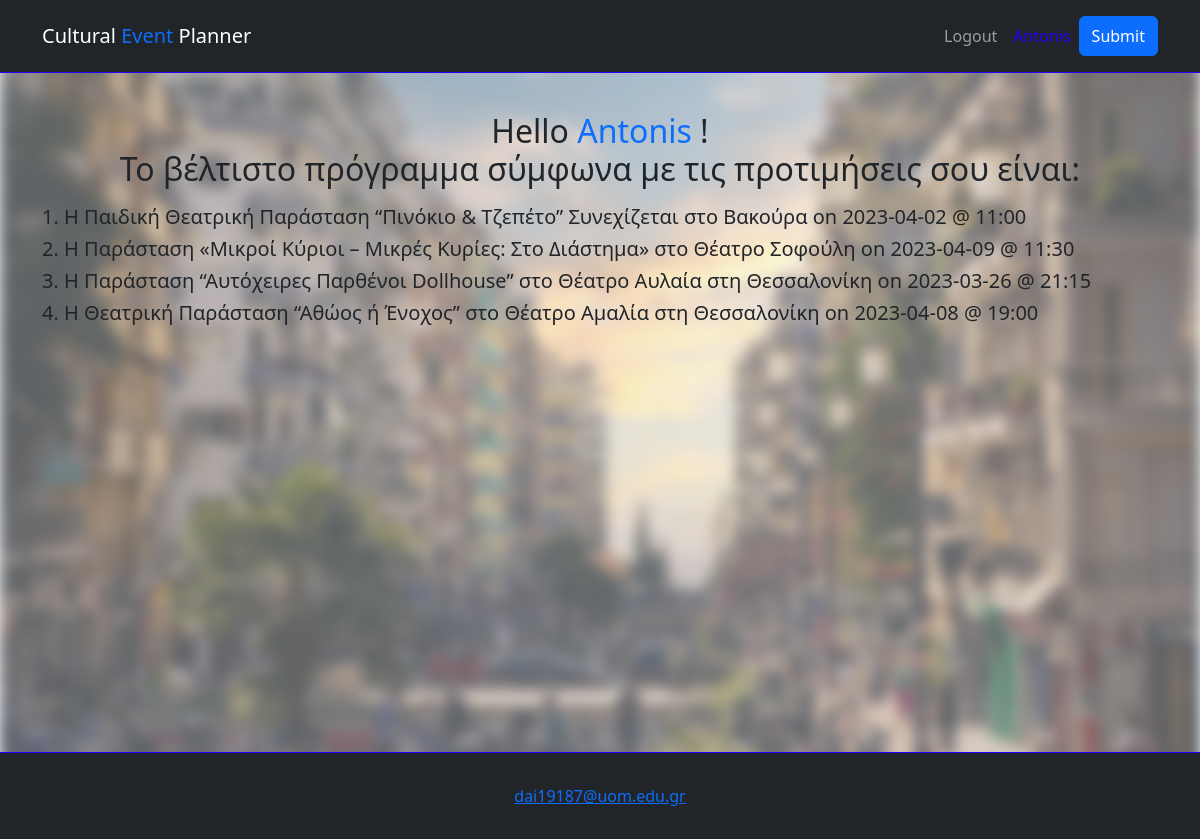
/UserEvents (signed in), run on an earlier commit of the app's database.
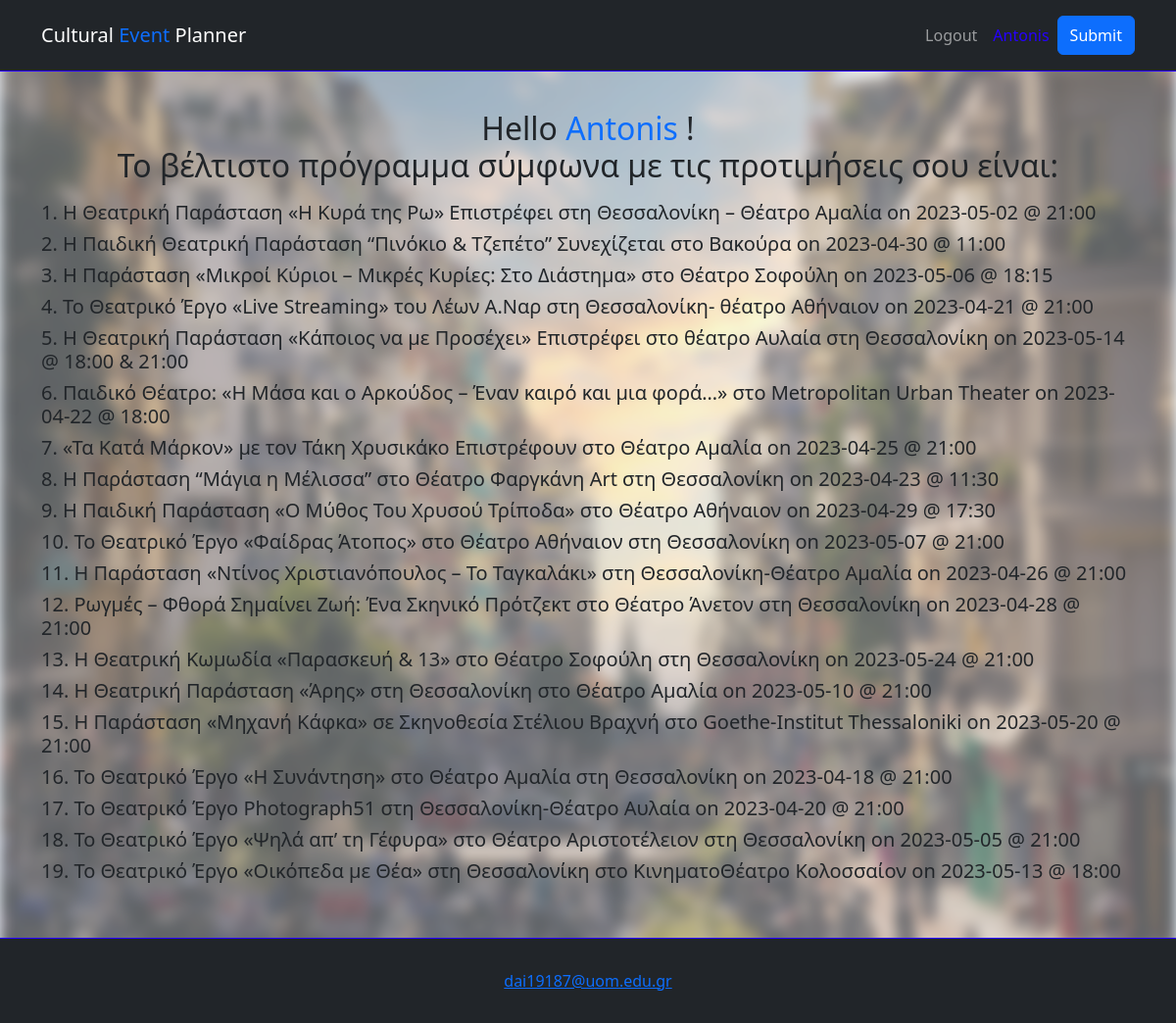
And on a later commit of the database.
### website/models.py (models this page shows)
class User(db.Model , UserMixin):
    id = db.Column(db.Integer , primary_key = True)
    email = db.Column(db.String(150), unique = True)
    firstName = db.Column(db.String(150))
    password = db.Column(db.String(150))
    result = db.relationship('Result')

class Result(db.Model):
    id = db.Column(db.Integer , primary_key = True )
    result = db.Column(db.String(1000))
    user_id =db.Column(db.Integer , db.ForeignKey('user.id'))

### website/views.py (the view)
@views.route('UserEvents' , methods = ['GET'])
def UserEvents():
    results = list()
    result = Result.query.all()
    for r in result:
        if r.user_id == current_user.id:
            results.append(r.result)
    return  render_template("UserEvents.html" , user = current_user , results = results)

### website/templates/UserEvents.html
{% extends "base.html" %}
{% block content %}
<body>
    <div class="contrainer">
        <br>
        <br>
        <div class="container py-5 text-center" style="min-height: 88vh">
            <img class="background" src="static/img/thess.jpg" alt="Aleq">
            <p>
            {% if results %}
            <h2>Hello <span class="text-primary">{{user.firstName}}</span> !<br>
                Το βέλτιστο πρόγραμμα σύμφωνα με τις προτιμήσεις σου είναι:
            </h2>
            </p>
                {%for r in results%}
                <h5 style="text-align: left;">{{r}}</h5>
                {%endfor%}
            {%else%}
                Δεν έχει δημιουργηθεί πρόγραμμα ακόμα.
            {%endif%}
        </div>
    </div>
</body>
{% endblock%}

### website/templates/base.html (shortened to what this page needs)
<!DOCTYPE html>
<html>
  <head>
    <link rel="stylesheet" href="static/front/stylesheet.css">
    <link href="https://cdn.jsdelivr.net/npm/bootstrap@5.3.0-alpha3/dist/css/bootstrap.min.css" rel="stylesheet">
  </head>
  <body style="background-color:aliceblue ;">
    <nav class="navbar navbar-expand-lg navbar-dark bg-dark py-3 fixed-top" style="border-bottom: 1px solid #2600ff">
      <div class="container">
        <a href="/" class="navbar-brand">Cultural <span class="text-primary">Event</span> Planner</a>
        <div class="collapse navbar-collapse" id="navmenu">
          <ul class="navbar-nav ms-auto">
              {% if user.is_authenticated %}
              <li class="nav-item">
                <a href="/logout" class="nav-link">Logout</a>
              </li>
              <li class="nav-item">
                <a href="/UserEvents" class="nav-link" style="color: #2600ff;">{{user.firstName}}</a>
              </li>
              {%endif%}
            {% if user.is_authenticated %}
              <button type="button"  class="btn btn-primary" id="submit">Submit</button>
            {% endif %}
          </ul>
        </div>
      </div>
    </nav>
    <div>
      {% block content %} {% endblock%}
    </div>
  </body>
  <footer class="p-4 bg-dark text-white text-center position-relative"  style="border-top: 1px solid #2600ff" >
    <div class="container">
      <button type="button" class="btn btn-link">dai19187@uom.edu.gr</button>
  </div>
  </footer>
</html>

### website/static/front/stylesheet.css (style rules this page uses)
img.background { position: absolute; left: 0px; top: 0px; z-index: -1; width: 100%; opacity: 0.60; height: 100%; -webkit-filter: blur(5px); filter: blur(7px); }
footer { position: fixed; bottom: 0; width: 100%; }

What changed in the data, as far as the page shows it:
removed Result: result "1. Η Παιδική Θεατρική Παράσταση “Πινόκιο & Τζεπέτο” Συνεχίζεται στο Βακούρα on 2023-04-02 @ 11:00"
removed Result: result "2. Η Παράσταση «Μικροί Κύριοι – Μικρές Κυρίες: Στο Διάστημα» στο Θέατρο Σοφούλη on 2023-04-09 @ 11:30"
removed Result: result "3. Η Παράσταση “Αυτόχειρες Παρθένοι Dollhouse” στο Θέατρο Αυλαία στη Θεσσαλονίκη on 2023-03-26 @ 21:15"
removed Result: result "4. Η Θεατρική Παράσταση “Αθώος ή Ένοχος” στο Θέατρο Αμαλία στη Θεσσαλονίκη on 2023-04-08 @ 19:00"
added Result: result "1. Η Θεατρική Παράσταση «Η Κυρά της Ρω» Επιστρέφει στη Θεσσαλονίκη – Θέατρο Αμαλία on 2023-05-02 @ 21:00"
added Result: result "2. Η Παιδική Θεατρική Παράσταση “Πινόκιο & Τζεπέτο” Συνεχίζεται στο Βακούρα on 2023-04-30 @ 11:00"
added Result: result "3. Η Παράσταση «Μικροί Κύριοι – Μικρές Κυρίες: Στο Διάστημα» στο Θέατρο Σοφούλη on 2023-05-06 @ 18:15"
added Result: result "4. Το Θεατρικό Έργο «Live Streaming» του Λέων Α.Ναρ στη Θεσσαλονίκη- θέατρο Αθήναιον on 2023-04-21 @ 21:00"
added Result: result "5. Η Θεατρική Παράσταση «Κάποιος να με Προσέχει» Επιστρέφει στο θέατρο Αυλαία στη Θεσσαλονίκη on 2023-05-14 @ 18:00 & 21:00"
added Result: result "6. Παιδικό Θέατρο: «Η Μάσα και ο Αρκούδος – Έναν καιρό και μια φορά…» στο Metropolitan Urban Theater on 2023-04-22 @ 18:00"
added Result: result "7. «Τα Κατά Μάρκον» με τον Τάκη Χρυσικάκο Επιστρέφουν στο Θέατρο Αμαλία on 2023-04-25 @ 21:00"
added Result: result "8. Η Παράσταση “Μάγια η Μέλισσα” στο Θέατρο Φαργκάνη Art στη Θεσσαλονίκη on 2023-04-23 @ 11:30"
added Result: result "9. Η Παιδική Παράσταση «Ο Μύθος Του Χρυσού Τρίποδα» στο Θέατρο Αθήναιον on 2023-04-29 @ 17:30"
added Result: result "10. Το Θεατρικό Έργο «Φαίδρας Άτοπος» στο Θέατρο Αθήναιον στη Θεσσαλονίκη on 2023-05-07 @ 21:00"
added Result: result "11. Η Παράσταση «Ντίνος Χριστιανόπουλος – Το Ταγκαλάκι» στη Θεσσαλονίκη-Θέατρο Αμαλία on 2023-04-26 @ 21:00"
added Result: result "12. Ρωγμές – Φθορά Σημαίνει Ζωή: Ένα Σκηνικό Πρότζεκτ στο Θέατρο Άνετον στη Θεσσαλονίκη on 2023-04-28 @ 21:00"
added Result: result "13. Η Θεατρική Κωμωδία «Παρασκευή & 13» στο Θέατρο Σοφούλη στη Θεσσαλονίκη on 2023-05-24 @ 21:00"
added Result: result "14. Η Θεατρική Παράσταση «Άρης» στη Θεσσαλονίκη στο Θέατρο Αμαλία on 2023-05-10 @ 21:00"
added Result: result "15. Η Παράσταση «Μηχανή Κάφκα» σε Σκηνοθεσία Στέλιου Βραχνή στο Goethe-Institut Thessaloniki on 2023-05-20 @ 21:00"
added Result: result "16. Το Θεατρικό Έργο «Η Συνάντηση» στο Θέατρο Αμαλία στη Θεσσαλονίκη on 2023-04-18 @ 21:00"
added Result: result "17. Το Θεατρικό Έργο Photograph51 στη Θεσσαλονίκη-Θέατρο Αυλαία on 2023-04-20 @ 21:00"
added Result: result "18. Το Θεατρικό Έργο «Ψηλά απ’ τη Γέφυρα» στο Θέατρο Αριστοτέλειον στη Θεσσαλονίκη on 2023-05-05 @ 21:00"
added Result: result "19. Το Θεατρικό Έργο «Οικόπεδα με Θέα» στη Θεσσαλονίκη στο ΚινηματοΘέατρο Κολοσσαίον on 2023-05-13 @ 18:00"
